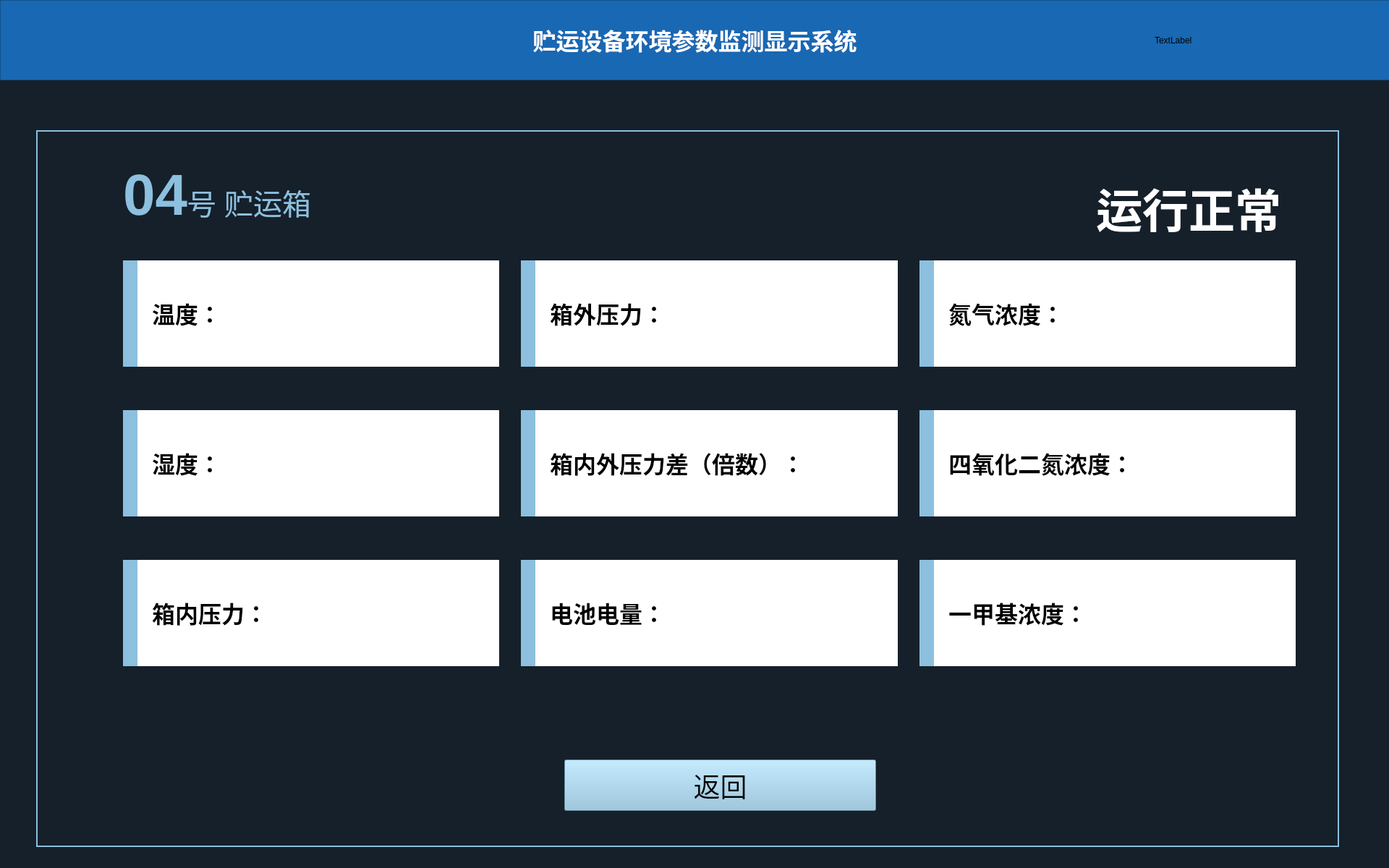
<?xml version="1.0" encoding="UTF-8"?>
<ui version="4.0">
 <class>Box1_Window</class>
 <widget class="QMainWindow" name="Box1_Window">
  <property name="geometry">
   <rect>
    <x>0</x>
    <y>0</y>
    <width>1920</width>
    <height>1200</height>
   </rect>
  </property>
  <property name="windowTitle">
   <string>MainWindow</string>
  </property>
  <property name="styleSheet">
   <string notr="true">background-color: rgb(21, 32, 42);</string>
  </property>
  <widget class="QWidget" name="centralwidget">
   <widget class="QFrame" name="frame">
    <property name="geometry">
     <rect>
      <x>0</x>
      <y>0</y>
      <width>1921</width>
      <height>111</height>
     </rect>
    </property>
    <property name="styleSheet">
     <string notr="true">background-color: rgb(25, 104, 179);</string>
    </property>
    <property name="frameShape">
     <enum>QFrame::StyledPanel</enum>
    </property>
    <property name="frameShadow">
     <enum>QFrame::Raised</enum>
    </property>
    <layout class="QHBoxLayout" name="horizontalLayout" stretch="1,4,1">
     <item>
      <widget class="QLabel" name="label">
       <property name="styleSheet">
        <string notr="true">image: url(:/jpg/images/logo.png);</string>
       </property>
       <property name="text">
        <string/>
       </property>
      </widget>
     </item>
     <item>
      <widget class="QLabel" name="label_2">
       <property name="font">
        <font>
         <family>黑体</family>
        </font>
       </property>
       <property name="styleSheet">
        <string notr="true"/>
       </property>
       <property name="text">
        <string>&lt;html&gt;&lt;head/&gt;&lt;body&gt;&lt;p&gt;&lt;span style=&quot; font-size:24pt; font-weight:600; color:#ffffff;&quot;&gt;贮运设备环境参数监测显示系统&lt;/span&gt;&lt;/p&gt;&lt;/body&gt;&lt;/html&gt;</string>
       </property>
       <property name="scaledContents">
        <bool>false</bool>
       </property>
       <property name="alignment">
        <set>Qt::AlignCenter</set>
       </property>
      </widget>
     </item>
     <item>
      <widget class="QLabel" name="label_3">
       <property name="text">
        <string>TextLabel</string>
       </property>
      </widget>
     </item>
    </layout>
   </widget>
   <widget class="QFrame" name="frame_2">
    <property name="geometry">
     <rect>
      <x>50</x>
      <y>180</y>
      <width>1801</width>
      <height>991</height>
     </rect>
    </property>
    <property name="styleSheet">
     <string notr="true">color: rgb(140, 192, 222);</string>
    </property>
    <property name="frameShape">
     <enum>QFrame::Panel</enum>
    </property>
    <property name="frameShadow">
     <enum>QFrame::Plain</enum>
    </property>
    <property name="lineWidth">
     <number>2</number>
    </property>
    <property name="midLineWidth">
     <number>0</number>
    </property>
    <widget class="QLabel" name="label_4">
     <property name="geometry">
      <rect>
       <x>120</x>
       <y>40</y>
       <width>301</width>
       <height>101</height>
      </rect>
     </property>
     <property name="text">
      <string>&lt;html&gt;&lt;head/&gt;&lt;body&gt;&lt;p&gt;&lt;span style=&quot; font-size:60pt; font-weight:792;&quot;&gt;04&lt;/span&gt;&lt;span style=&quot; font-size:30pt; font-weight:96;&quot;&gt;号 贮运箱&lt;/span&gt;&lt;/p&gt;&lt;/body&gt;&lt;/html&gt;</string>
     </property>
    </widget>
    <widget class="QWidget" name="gridLayoutWidget">
     <property name="geometry">
      <rect>
       <x>120</x>
       <y>180</y>
       <width>1621</width>
       <height>561</height>
      </rect>
     </property>
     <layout class="QGridLayout" name="gridLayout">
      <property name="horizontalSpacing">
       <number>30</number>
      </property>
      <property name="verticalSpacing">
       <number>60</number>
      </property>
      <item row="0" column="1">
       <widget class="QLabel" name="label_6">
        <property name="styleSheet">
         <string notr="true">*{background-color: rgb(255, 255, 255);
border-left: 20px solid rgb(140, 192, 222);
color: rgb(0, 0, 0);}</string>
        </property>
        <property name="text">
         <string>&lt;html&gt;&lt;head/&gt;&lt;body&gt;&lt;p&gt;&lt;span style=&quot; font-size:24pt; font-weight:600;&quot;&gt;箱外压力：&lt;/span&gt;&lt;/p&gt;&lt;/body&gt;&lt;/html&gt;</string>
        </property>
        <property name="indent">
         <number>40</number>
        </property>
       </widget>
      </item>
      <item row="2" column="0">
       <widget class="QLabel" name="label_11">
        <property name="styleSheet">
         <string notr="true">color: rgb(0, 0, 0);
background-color: rgb(255, 255, 255);
border-left: 20px solid rgb(140, 192, 222);</string>
        </property>
        <property name="text">
         <string>&lt;html&gt;&lt;head/&gt;&lt;body&gt;&lt;p&gt;&lt;span style=&quot; font-size:24pt; font-weight:600;&quot;&gt;箱内压力：&lt;/span&gt;&lt;/p&gt;&lt;/body&gt;&lt;/html&gt;</string>
        </property>
        <property name="indent">
         <number>40</number>
        </property>
       </widget>
      </item>
      <item row="0" column="2">
       <widget class="QLabel" name="label_7">
        <property name="styleSheet">
         <string notr="true">color: rgb(0, 0, 0);
background-color: rgb(255, 255, 255);
border-left: 20px solid rgb(140, 192, 222);</string>
        </property>
        <property name="text">
         <string>&lt;html&gt;&lt;head/&gt;&lt;body&gt;&lt;p&gt;&lt;span style=&quot; font-size:24pt; font-weight:600;&quot;&gt;氮气浓度：&lt;/span&gt;&lt;/p&gt;&lt;/body&gt;&lt;/html&gt;</string>
        </property>
        <property name="indent">
         <number>40</number>
        </property>
       </widget>
      </item>
      <item row="2" column="1">
       <widget class="QLabel" name="label_12">
        <property name="enabled">
         <bool>true</bool>
        </property>
        <property name="layoutDirection">
         <enum>Qt::LeftToRight</enum>
        </property>
        <property name="autoFillBackground">
         <bool>false</bool>
        </property>
        <property name="styleSheet">
         <string notr="true">color: rgb(0, 0, 0);
background-color: rgb(255, 255, 255);
border-left: 20px solid rgb(140, 192, 222);</string>
        </property>
        <property name="frameShape">
         <enum>QFrame::NoFrame</enum>
        </property>
        <property name="frameShadow">
         <enum>QFrame::Plain</enum>
        </property>
        <property name="lineWidth">
         <number>1</number>
        </property>
        <property name="text">
         <string>&lt;html&gt;&lt;head/&gt;&lt;body&gt;&lt;p&gt;&lt;span style=&quot; font-size:24pt; font-weight:600;&quot;&gt;电池电量：&lt;/span&gt;&lt;/p&gt;&lt;/body&gt;&lt;/html&gt;</string>
        </property>
        <property name="scaledContents">
         <bool>false</bool>
        </property>
        <property name="indent">
         <number>40</number>
        </property>
       </widget>
      </item>
      <item row="1" column="1">
       <widget class="QLabel" name="label_9">
        <property name="styleSheet">
         <string notr="true">color: rgb(0, 0, 0);
background-color: rgb(255, 255, 255);
border-left: 20px solid rgb(140, 192, 222);</string>
        </property>
        <property name="text">
         <string>&lt;html&gt;&lt;head/&gt;&lt;body&gt;&lt;p&gt;&lt;span style=&quot; font-size:24pt; font-weight:600;&quot;&gt;箱内外压力差（倍数）：&lt;/span&gt;&lt;/p&gt;&lt;/body&gt;&lt;/html&gt;</string>
        </property>
        <property name="indent">
         <number>40</number>
        </property>
       </widget>
      </item>
      <item row="1" column="0">
       <widget class="QLabel" name="label_8">
        <property name="styleSheet">
         <string notr="true">*{background-color: rgb(255, 255, 255);
border-left: 20px solid rgb(140, 192, 222);
color: rgb(0, 0, 0);}</string>
        </property>
        <property name="text">
         <string>&lt;html&gt;&lt;head/&gt;&lt;body&gt;&lt;p&gt;&lt;span style=&quot; font-size:24pt; font-weight:600;&quot;&gt;湿度：&lt;/span&gt;&lt;/p&gt;&lt;/body&gt;&lt;/html&gt;</string>
        </property>
        <property name="indent">
         <number>40</number>
        </property>
       </widget>
      </item>
      <item row="1" column="2">
       <widget class="QLabel" name="label_10">
        <property name="styleSheet">
         <string notr="true">color: rgb(0, 0, 0);
background-color: rgb(255, 255, 255);
border-left: 20px solid rgb(140, 192, 222);</string>
        </property>
        <property name="text">
         <string>&lt;html&gt;&lt;head/&gt;&lt;body&gt;&lt;p&gt;&lt;span style=&quot; font-size:24pt; font-weight:600;&quot;&gt;四氧化二氮浓度：&lt;/span&gt;&lt;/p&gt;&lt;/body&gt;&lt;/html&gt;</string>
        </property>
        <property name="indent">
         <number>40</number>
        </property>
       </widget>
      </item>
      <item row="2" column="2">
       <widget class="QLabel" name="label_13">
        <property name="styleSheet">
         <string notr="true">color: rgb(0, 0, 0);
background-color: rgb(255, 255, 255);
border-left: 20px solid rgb(140, 192, 222);</string>
        </property>
        <property name="text">
         <string>&lt;html&gt;&lt;head/&gt;&lt;body&gt;&lt;p&gt;&lt;span style=&quot; font-size:24pt; font-weight:600;&quot;&gt;一甲基浓度：&lt;/span&gt;&lt;/p&gt;&lt;/body&gt;&lt;/html&gt;</string>
        </property>
        <property name="indent">
         <number>40</number>
        </property>
       </widget>
      </item>
      <item row="0" column="0">
       <widget class="QLabel" name="label_5">
        <property name="baseSize">
         <size>
          <width>0</width>
          <height>0</height>
         </size>
        </property>
        <property name="styleSheet">
         <string notr="true">*{background-color: rgb(255, 255, 255);
border-left: 20px solid rgb(140, 192, 222);
color: rgb(0, 0, 0);}</string>
        </property>
        <property name="frameShape">
         <enum>QFrame::NoFrame</enum>
        </property>
        <property name="frameShadow">
         <enum>QFrame::Plain</enum>
        </property>
        <property name="lineWidth">
         <number>1</number>
        </property>
        <property name="midLineWidth">
         <number>0</number>
        </property>
        <property name="text">
         <string>&lt;html&gt;&lt;head/&gt;&lt;body&gt;&lt;p&gt;&lt;span style=&quot; font-size:24pt; font-weight:600;&quot;&gt;温度：&lt;/span&gt;&lt;/p&gt;&lt;/body&gt;&lt;/html&gt;</string>
        </property>
        <property name="margin">
         <number>0</number>
        </property>
        <property name="indent">
         <number>40</number>
        </property>
       </widget>
      </item>
     </layout>
    </widget>
    <widget class="QPushButton" name="pushButton">
     <property name="geometry">
      <rect>
       <x>730</x>
       <y>870</y>
       <width>431</width>
       <height>71</height>
      </rect>
     </property>
     <property name="font">
      <font>
       <family>Agency FB</family>
       <pointsize>28</pointsize>
       <weight>50</weight>
       <bold>false</bold>
      </font>
     </property>
     <property name="styleSheet">
      <string notr="true">background-color: rgb(140, 192, 222);
color: rgb(0, 0, 0);</string>
     </property>
     <property name="text">
      <string>返回</string>
     </property>
    </widget>
    <widget class="QLabel" name="label_14">
     <property name="geometry">
      <rect>
       <x>1450</x>
       <y>60</y>
       <width>271</width>
       <height>81</height>
      </rect>
     </property>
     <property name="text">
      <string>&lt;html&gt;&lt;head/&gt;&lt;body&gt;&lt;p&gt;&lt;span style=&quot; font-size:48pt; font-weight:600; color:#ffffff;&quot;&gt;运行正常&lt;/span&gt;&lt;/p&gt;&lt;/body&gt;&lt;/html&gt;</string>
     </property>
     <property name="alignment">
      <set>Qt::AlignRight|Qt::AlignTrailing|Qt::AlignVCenter</set>
     </property>
    </widget>
   </widget>
  </widget>
 </widget>
 <resources>
  <include location="../images_box.qrc"/>
 </resources>
 <connections/>
</ui>
